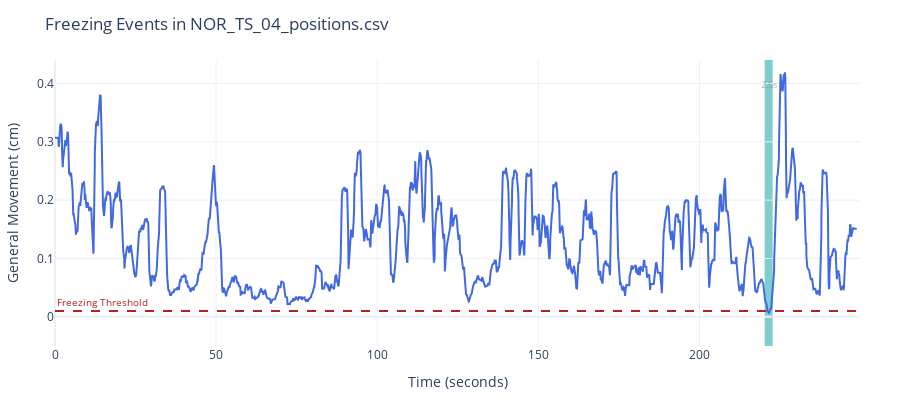

Notebook code cell kept with this figure:
### Markdown cell above
---
#### 4.  We can also measure other behaviours, such as freezing

### Code cell
movement = rst.calculate_movement(params, example_path)
rst.plot_freezing_events(params, example_path, movement)

### Figure 1 — Plotly figure (JSON) as saved in the notebook; plotly's stock layout.template omitted (floating-point values rounded to 4 significant figures; data arrays with more than 128 entries replaced by an {"elided": "..."} marker saying what was removed)
{"data": [{"line": {"color": "royalblue"}, "mode": "lines", "name": "Movement", "type": "scatter", "x": {"elided": "7466 float values"}, "y": {"elided": "7466 float values"}}], "layout": {"annotations": [{"font": {"color": "gray", "size": 9}, "opacity": 0.6, "showarrow": false, "text": "2.5s", "x": 221.5, "y": 0.3982}, {"font": {"color": "firebrick", "size": 10}, "showarrow": false, "text": "Freezing Threshold", "x": 0, "xanchor": "left", "xref": "x domain", "y": 0.01, "yanchor": "bottom", "yref": "y"}], "height": 400, "legend": {"orientation": "h", "x": 0.5, "xanchor": "center", "y": 1, "yanchor": "bottom"}, "margin": {"b": 40, "l": 40, "r": 40, "t": 60}, "shapes": [{"fillcolor": "rgba(0, 155, 155, 0.5)", "layer": "below", "line": {"width": 0}, "type": "rect", "x0": 220.2, "x1": 222.7, "y0": -0.1, "y1": 0.4401}, {"line": {"color": "firebrick", "dash": "dash"}, "type": "line", "x0": 0, "x1": 1, "xref": "x domain", "y0": 0.01, "y1": 0.01, "yref": "y"}], "title": {"text": "Freezing Events in NOR_TS_04_positions.csv"}, "xaxis": {"range": [0, 249.8], "title": {"text": "Time (seconds)"}}, "yaxis": {"range": [-0.05, 0.4401], "title": {"text": "General Movement (cm)"}}}}
